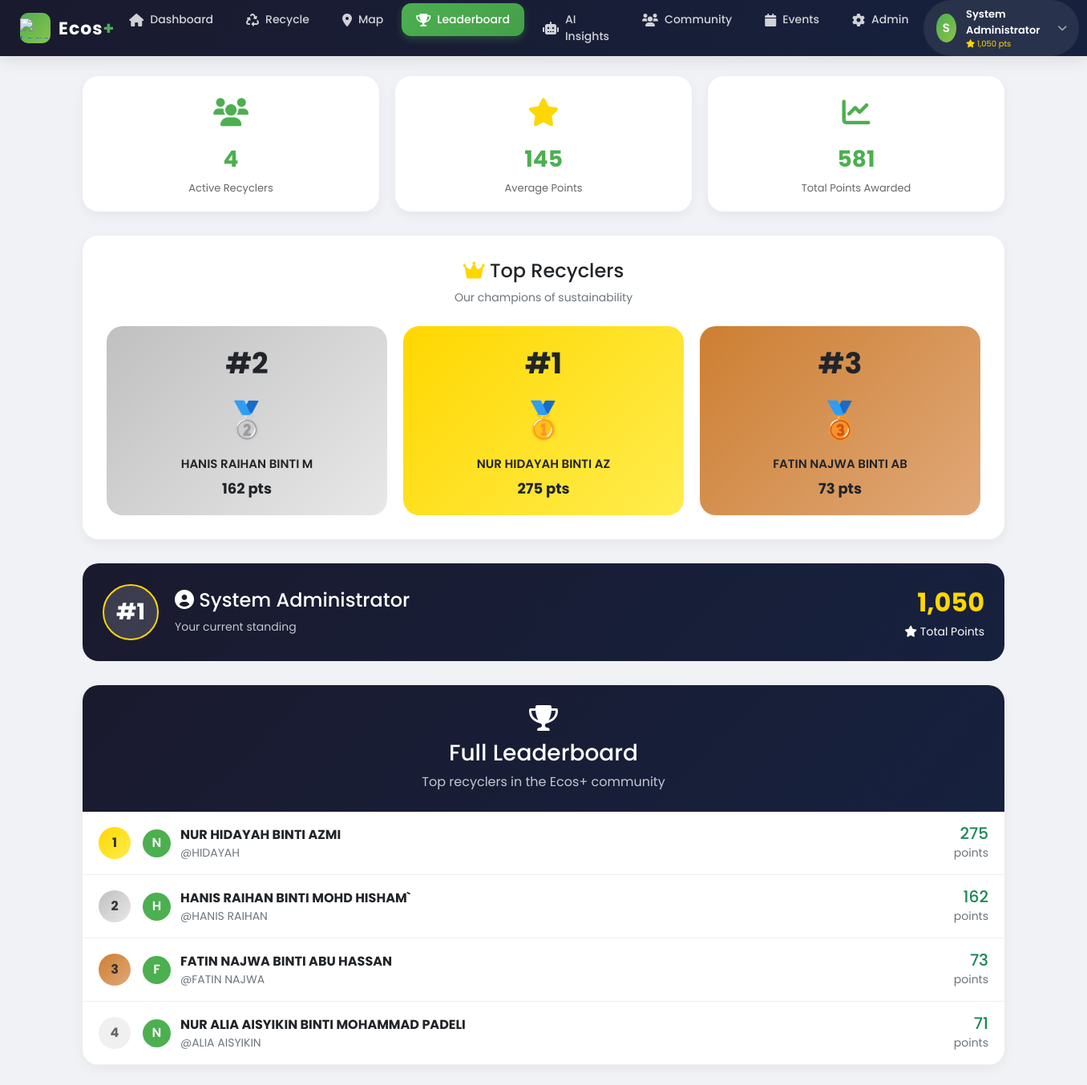
The app's page /leaderboard.php (signed in) with its own data.
### tables this page shows
CREATE TABLE `users` (
  `id` int(11) NOT NULL,
  `username` varchar(50) NOT NULL,
  `email` varchar(100) NOT NULL,
  `password` varchar(255) NOT NULL,
  `full_name` varchar(100) NOT NULL,
  `bio` text DEFAULT NULL,
  `profile_image` varchar(255) DEFAULT NULL,
  `phone` varchar(20) DEFAULT NULL,
  `faculty` varchar(100) DEFAULT NULL,
  `year_of_study` int(11) DEFAULT NULL,
  `student_id` varchar(20) DEFAULT NULL,
  `role` enum('user','admin') DEFAULT 'user',
  `points` int(11) DEFAULT 0,
  `theme` enum('light','dark') DEFAULT 'light',
  `language` enum('en','ms') DEFAULT 'en',
  `email_verified` tinyint(1) DEFAULT 1,
  `reset_token` varchar(255) DEFAULT NULL,
  `reset_expires` timestamp NULL DEFAULT NULL,
  `is_active` tinyint(1) DEFAULT 1,
  `created_at` timestamp NOT NULL DEFAULT current_timestamp(),
  `last_login` timestamp NULL DEFAULT NULL,
  `default_privacy` enum('public','followers','private') DEFAULT 'public'
);

### includes/auth.php (called while the page is built, shortened)
<?php
function getConnection() {
    static $conn = null;
    if ($conn === null) {
        $host = 'localhost';
        $user = 'root';
        $password = '';
        $database = 'ecos_plus';
        $conn = new mysqli($host, $user, $password, $database);
    }
    return $conn;
}
function isAdmin() {
    return isset($_SESSION['user_role']) && $_SESSION['user_role'] === 'admin';
}
function getCurrentUser() {
    $conn = getConnection();
    $user_id = $_SESSION['user_id'];
    $sql = "SELECT id, email, full_name, phone, points, role, profile_image, bio, created_at FROM users WHERE id = ?";
    $stmt = $conn->prepare($sql);
    $stmt->bind_param("i", $user_id);
    $stmt->execute();
    $result = $stmt->get_result();
    $user = $result->fetch_assoc();
    return $user;
}
?>

### leaderboard.php (the view, shortened to what this page needs)
<?php
require_once 'includes/auth.php';
$conn = getConnection();
$user_id = $_SESSION['user_id'];
$navbar_user = getCurrentUser();
$navbar_initial = $navbar_user ? strtoupper(substr($navbar_user['full_name'], 0, 1)) : 'U';
$leaderboardQuery = "SELECT id, username, full_name, points FROM users WHERE role = 'user' ORDER BY points DESC";
$leaderboard = $conn->query($leaderboardQuery);
$totalUsers = $leaderboard->num_rows;
$rankQuery = "SELECT COUNT(*) + 1 as rank FROM users WHERE points > (SELECT points FROM users WHERE id = ?) AND role = 'user'";
$stmt = $conn->prepare($rankQuery);
$stmt->bind_param("i", $user_id);
$stmt->execute();
$userRank = $stmt->get_result()->fetch_assoc();
$podiumQuery = "SELECT full_name, points FROM users WHERE role = 'user' ORDER BY points DESC LIMIT 3";
$podium = $conn->query($podiumQuery);
$top3 = [];
while($row = $podium->fetch_assoc()) {
    $top3[] = $row;
}
$statsQuery = "SELECT AVG(points) as avg_points, SUM(points) as total_points, COUNT(*) as total_users FROM users WHERE role = 'user'";
$stats = $conn->query($statsQuery)->fetch_assoc();
$userPoints = $navbar_user['points'] ?? 0;
?>
<!DOCTYPE html>
<html lang="en">
<head>
    <link href="https://cdn.jsdelivr.net/npm/bootstrap@5.1.3/dist/css/bootstrap.min.css" rel="stylesheet">
    <link rel="stylesheet" href="https://cdnjs.cloudflare.com/ajax/libs/font-awesome/6.0.0/css/all.min.css">
</head>
<body>
<nav class="navbar-custom">
    <div class="navbar-container">
        <div style="display: flex; justify-content: space-between; align-items: center;">
            <a href="dashboard.php" class="navbar-brand-custom">
                <div class="logo-icon">
                    <img src="assets/images/umpsa.png" alt="Logo" style="height:25px; object-fit:cover;">
                </div>
                <div class="logo-text">Ecos<span>+</span></div>
            </a>
            <ul class="nav-links">
                <li><a href="dashboard.php" class="nav-link-custom"><i class="fas fa-home"></i> Dashboard</a></li>
                <li><a href="activity.php" class="nav-link-custom"><i class="fas fa-recycle"></i> Recycle</a></li>
                <li><a href="map.php" class="nav-link-custom"><i class="fas fa-map-marker-alt"></i> Map</a></li>
                <li><a href="leaderboard.php" class="nav-link-custom active"><i class="fas fa-trophy"></i> Leaderboard</a></li>
                <li><a href="ai-insights.php" class="nav-link-custom"><i class="fas fa-robot"></i> AI Insights</a></li>
                <li><a href="community.php" class="nav-link-custom"><i class="fas fa-users"></i> Community</a></li>
                <li><a href="events.php" class="nav-link-custom"><i class="fas fa-calendar"></i> Events</a></li>
                <?php if (isAdmin()): ?>
                <li><a href="admin/dashboard.php" class="nav-link-custom"><i class="fas fa-cog"></i> Admin</a></li>
                <?php endif; ?>
            </ul>
            <div class="user-dropdown">
                <div class="user-trigger">
                    <div class="user-avatar"><?php echo $navbar_initial; ?></div>
                    <div class="user-info">
                        <span class="user-name"><?php echo htmlspecialchars($navbar_user['full_name'] ?? 'User'); ?></span>
                        <span class="user-points"><i class="fas fa-star"></i> <?php echo number_format($navbar_user['points'] ?? 0); ?> pts</span>
                    </div>
                    <i class="fas fa-chevron-down dropdown-arrow"></i>
                </div>
            </div>
        </div>
    </div>
</nav>
<div class="container-custom">
    <div class="stats-grid">
        <div class="stat-card"><div class="stat-icon"><i class="fas fa-users" style="color: #4CAF50;"></i></div><div class="stat-value"><?php echo $totalUsers; ?></div><div class="stat-label">Active Recyclers</div></div>
        <div class="stat-card"><div class="stat-icon"><i class="fas fa-star" style="color: #FFD700;"></i></div><div class="stat-value"><?php echo number_format($stats['avg_points'] ?? 0); ?></div><div class="stat-label">Average Points</div></div>
        <div class="stat-card"><div class="stat-icon"><i class="fas fa-chart-line" style="color: #4CAF50;"></i></div><div class="stat-value"><?php echo number_format($stats['total_points'] ?? 0); ?></div><div class="stat-label">Total Points Awarded</div></div>
    </div>
    <?php if (!empty($top3)): ?>
    <div class="podium-section">
        <div class="podium-title"><h4><i class="fas fa-crown" style="color: #FFD700;"></i> Top Recyclers</h4><p class="text-muted small">Our champions of sustainability</p></div>
        <div class="podium"><?php $medals = ['🥇', '🥈', '🥉']; $ranks = ['first', 'second', 'third']; for($i = 0; $i < count($top3) && $i < 3; $i++): ?><div class="podium-card <?php echo $ranks[$i]; ?>"><div class="podium-rank">#<?php echo $i+1; ?></div><div class="podium-icon"><?php echo $medals[$i]; ?></div><div class="podium-name"><?php echo htmlspecialchars(substr($top3[$i]['full_name'], 0, 20)); ?></div><div class="podium-points"><?php echo number_format($top3[$i]['points']); ?> pts</div></div><?php endfor; ?></div>
    </div>
    <?php endif; ?>
    <div class="user-rank-card"><div class="user-rank-info"><div class="user-rank-left"><div class="user-rank-badge">#<?php echo $userRank['rank'] ?? 'N/A'; ?></div><div class="user-rank-text"><h4><i class="fas fa-user-circle"></i> <?php echo htmlspecialchars($navbar_user['full_name'] ?? 'You'); ?></h4><p class="mb-0 small opacity-75">Your current standing</p></div></div><div class="text-end"><div class="user-rank-number"><?php echo number_format($userPoints); ?></div><small><i class="fas fa-star"></i> Total Points</small></div></div></div>
    <div class="leaderboard-card"><div class="leaderboard-header"><i class="fas fa-trophy fa-2x"></i><h3 class="mt-2">Full Leaderboard</h3><p class="mb-0 opacity-75">Top recyclers in the Ecos+ community</p></div><div class="leaderboard-list"><?php $leaderboard->data_seek(0); $rank = 1; while($user = $leaderboard->fetch_assoc()): $isCurrentUser = ($user['id'] == $_SESSION['user_id']); $rankClass = $rank <= 3 ? "rank-$rank" : "rank-other"; $userInitial = strtoupper(substr($user['full_name'], 0, 1)); ?><div class="leaderboard-item <?php echo $isCurrentUser ? 'current-user' : ''; ?>"><div class="d-flex align-items-center"><div class="rank-badge <?php echo $rankClass; ?>"><?php echo $rank; ?></div><div class="user-avatar-small"><?php echo $userInitial; ?></div><div><strong><?php echo htmlspecialchars($user['full_name']); ?></strong><div class="text-muted small">@<?php echo htmlspecialchars($user['username']); ?></div></div></div><div class="text-end"><h5 class="mb-0 text-success"><?php echo number_format($user['points']); ?></h5><small class="text-muted">points</small><?php if ($isCurrentUser): ?><span class="badge bg-success ms-2">You</span><?php endif; ?></div></div><?php $rank++; endwhile; ?></div></div>
</div>
</body>
</html>

### records on screen
users: full_name "S", full_name "System Administrator", points "1,050"
users: i "🥇", full_name "NUR HIDAYAH BINTI AZ", points "275", full_name "N", full_name "NUR HIDAYAH BINTI AZMI", username "HIDAYAH"
users: i "🥈", full_name "HANIS RAIHAN BINTI M", points "162", full_name "H", full_name "HANIS RAIHAN BINTI MOHD HISHAM`", username "HANIS RAIHAN"
users: i "🥉", full_name "FATIN NAJWA BINTI AB", points "73", full_name "F", full_name "FATIN NAJWA BINTI ABU HASSAN", username "FATIN NAJWA"
users: full_name "N", full_name "NUR ALIA AISYIKIN BINTI MOHAMMAD PADELI", username "ALIA AISYIKIN", points "71"

### other values on screen
$totalUsers "4"
$stats['avg_points'] "145"
$stats['total_points'] "581"
$userRank['rank'] "1"
